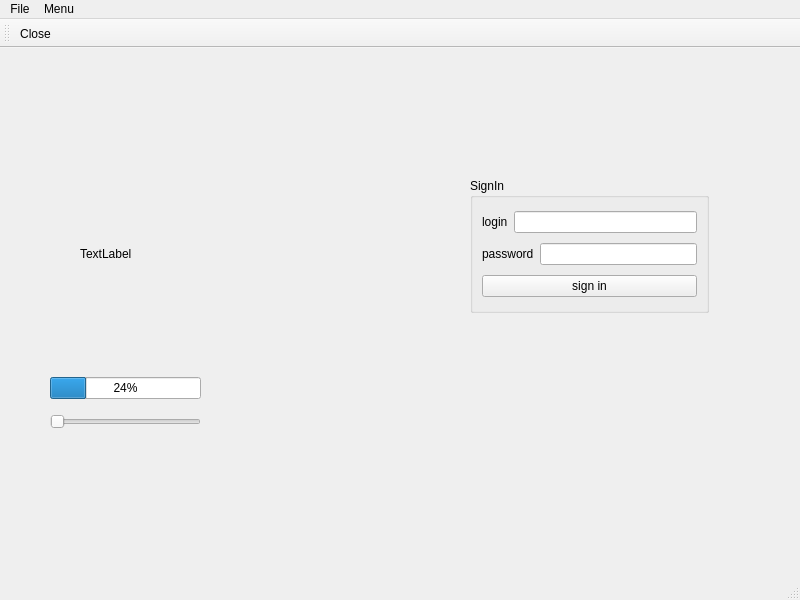
<?xml version="1.0" encoding="UTF-8"?>
<ui version="4.0">
 <class>MainWindow</class>
 <widget class="QMainWindow" name="MainWindow">
  <property name="geometry">
   <rect>
    <x>0</x>
    <y>0</y>
    <width>800</width>
    <height>600</height>
   </rect>
  </property>
  <property name="windowTitle">
   <string>MainWindow</string>
  </property>
  <widget class="QWidget" name="centralwidget">
   <widget class="QWidget" name="layoutWidget">
    <property name="geometry">
     <rect>
      <x>50</x>
      <y>320</y>
      <width>151</width>
      <height>71</height>
     </rect>
    </property>
    <layout class="QVBoxLayout" name="verticalLayout_2">
     <item>
      <layout class="QVBoxLayout" name="verticalLayout">
       <item>
        <widget class="QProgressBar" name="progressBar">
         <property name="value">
          <number>24</number>
         </property>
        </widget>
       </item>
      </layout>
     </item>
     <item>
      <widget class="QSlider" name="horizontalSlider">
       <property name="orientation">
        <enum>Qt::Horizontal</enum>
       </property>
      </widget>
     </item>
    </layout>
   </widget>
   <widget class="QGroupBox" name="groupBox">
    <property name="geometry">
     <rect>
      <x>470</x>
      <y>130</y>
      <width>239</width>
      <height>135</height>
     </rect>
    </property>
    <property name="title">
     <string>SignIn</string>
    </property>
    <layout class="QVBoxLayout" name="verticalLayout_3">
     <item>
      <layout class="QHBoxLayout" name="horizontalLayout">
       <item>
        <widget class="QLabel" name="login">
         <property name="text">
          <string>login</string>
         </property>
        </widget>
       </item>
       <item>
        <widget class="QLineEdit" name="login_"/>
       </item>
      </layout>
     </item>
     <item>
      <layout class="QHBoxLayout" name="horizontalLayout_2">
       <item>
        <widget class="QLabel" name="password">
         <property name="text">
          <string>password</string>
         </property>
        </widget>
       </item>
       <item>
        <widget class="QLineEdit" name="password_">
         <property name="echoMode">
          <enum>QLineEdit::Password</enum>
         </property>
        </widget>
       </item>
      </layout>
     </item>
     <item>
      <widget class="QPushButton" name="signIn">
       <property name="text">
        <string>sign in</string>
       </property>
      </widget>
     </item>
    </layout>
   </widget>
   <widget class="QLabel" name="earth_image">
    <property name="geometry">
     <rect>
      <x>80</x>
      <y>120</y>
      <width>271</width>
      <height>171</height>
     </rect>
    </property>
    <property name="text">
     <string>TextLabel</string>
    </property>
   </widget>
  </widget>
  <widget class="QMenuBar" name="menubar">
   <property name="geometry">
    <rect>
     <x>0</x>
     <y>0</y>
     <width>800</width>
     <height>22</height>
    </rect>
   </property>
   <widget class="QMenu" name="menuFile">
    <property name="title">
     <string>File</string>
    </property>
    <addaction name="actionOpen"/>
    <addaction name="actionSave"/>
   </widget>
   <widget class="QMenu" name="menuMenu">
    <property name="title">
     <string>Menu</string>
    </property>
    <addaction name="separator"/>
    <addaction name="actionOpen"/>
    <addaction name="actionClose"/>
   </widget>
   <addaction name="menuFile"/>
   <addaction name="menuMenu"/>
  </widget>
  <widget class="QStatusBar" name="statusbar"/>
  <widget class="QToolBar" name="toolBar">
   <property name="windowTitle">
    <string>toolBar</string>
   </property>
   <attribute name="toolBarArea">
    <enum>TopToolBarArea</enum>
   </attribute>
   <attribute name="toolBarBreak">
    <bool>false</bool>
   </attribute>
   <addaction name="actionClose"/>
  </widget>
  <action name="actionOpen">
   <property name="icon">
    <iconset theme=":/img/close.png"/>
   </property>
   <property name="text">
    <string>Open</string>
   </property>
  </action>
  <action name="actionSave">
   <property name="text">
    <string>Save</string>
   </property>
  </action>
  <action name="actionClose">
   <property name="icon">
    <iconset resource="resource.qrc">
     <normaloff>:/img/close.png</normaloff>:/img/close.png</iconset>
   </property>
   <property name="text">
    <string>Close</string>
   </property>
  </action>
 </widget>
 <resources>
  <include location="resource.qrc"/>
 </resources>
 <connections>
  <connection>
   <sender>horizontalSlider</sender>
   <signal>valueChanged(int)</signal>
   <receiver>progressBar</receiver>
   <slot>setValue(int)</slot>
   <hints>
    <hint type="sourcelabel">
     <x>134</x>
     <y>382</y>
    </hint>
    <hint type="destinationlabel">
     <x>137</x>
     <y>360</y>
    </hint>
   </hints>
  </connection>
 </connections>
</ui>
